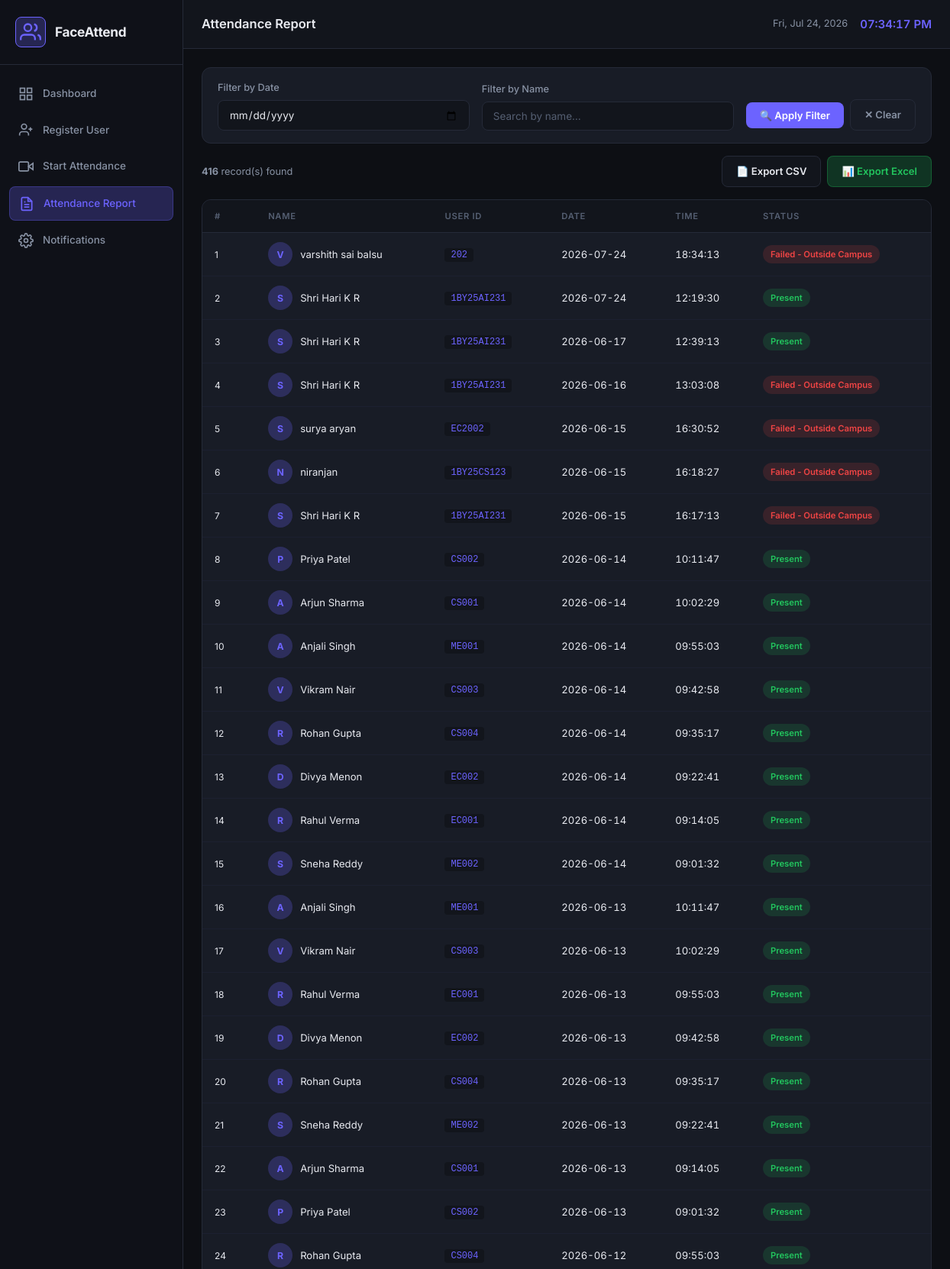
Screenshot of /report (upper part) with the database file from the repository.
### tables this page shows
CREATE TABLE attendance (
            id          INTEGER PRIMARY KEY AUTOINCREMENT,
            user_id     TEXT    NOT NULL,
            name        TEXT    NOT NULL,
            date        TEXT    NOT NULL,
            time        TEXT    NOT NULL,
            status      TEXT    DEFAULT 'Present',
            marked_at   TEXT    DEFAULT (datetime('now','localtime'))
        , lat REAL, lng REAL, verified BOOLEAN);

### app.py (the view)
@app.route("/report")
def report_page():
    filter_date = request.args.get("date", "")
    filter_name = request.args.get("name", "")
    logs = get_attendance_logs(
        filter_date=filter_date or None,
        filter_name=filter_name or None
    )
    summary = get_monthly_summary()
    return render_template("report.html", logs=logs, summary=summary,
                           filter_date=filter_date, filter_name=filter_name)

### attendance.py (called while the page is built)
def get_monthly_summary() -> list:
    records = get_attendance_logs()
    summary = {}
    for r in records:
        d = r["date"]
        summary[d] = summary.get(d, 0) + 1
    result = [{"date": k, "count": v} for k, v in sorted(summary.items(), reverse=True)]
    return result[:30]   # Last 30 days

### database.py (called while the page is built)
def get_connection():
    conn = sqlite3.connect(DB_PATH)
    conn.row_factory = sqlite3.Row   # Allows column access by name
    return conn

def get_attendance_logs(filter_date: str = None, filter_name: str = None) -> list:
    conn   = get_connection()
    query  = "SELECT * FROM attendance WHERE 1=1"
    params = []
    if filter_date:
        query  += " AND date = ?"
        params.append(filter_date)
    if filter_name:
        query  += " AND name LIKE ?"
        params.append(f"%{filter_name}%")
    query += " ORDER BY date DESC, time DESC"
    rows  = conn.execute(query, params).fetchall()
    conn.close()
    return [dict(row) for row in rows]

### templates/report.html (shortened to what this page needs)
{% extends "base.html" %}
{% block page_title %}Attendance Report{% endblock %}
{% block content %}
<div class="card filter-card">
  <form method="GET" action="{{ url_for('report_page') }}" class="filter-form" id="filter-form">
    <div class="filter-group">
      <label for="filter-date" class="form-label">Filter by Date</label>
      <input type="date" id="filter-date" name="date" class="form-input"
             value="{{ filter_date }}" />
    </div>
    <div class="filter-group">
      <label for="filter-name" class="form-label">Filter by Name</label>
      <input type="text" id="filter-name" name="name" class="form-input"
             placeholder="Search by name…" value="{{ filter_name }}" />
    </div>
    <div class="filter-actions">
      <button type="submit" class="btn btn-primary" id="btn-filter">🔍 Apply Filter</button>
      <a href="{{ url_for('report_page') }}" class="btn btn-ghost">✕ Clear</a>
    </div>
  </form>
</div>
<div class="export-bar">
  <span class="export-label">
    <strong>{{ logs|length }}</strong> record(s) found
  </span>
  <div class="export-actions">
    <a href="/api/export/csv{% if filter_date or filter_name %}?date={{ filter_date }}&name={{ filter_name }}{% endif %}"
       class="btn btn-secondary" id="btn-export-csv">
      📄 Export CSV
    </a>
    <a href="/api/export/excel{% if filter_date or filter_name %}?date={{ filter_date }}&name={{ filter_name }}{% endif %}"
       class="btn btn-success" id="btn-export-excel">
      📊 Export Excel
    </a>
  </div>
</div>
<div class="card table-card">
  {% if logs %}
  <div class="table-wrapper">
    <table class="data-table" id="attendance-table">
      <thead>
        <tr>
          <th>#</th>
          <th>Name</th>
          <th>User ID</th>
          <th>Date</th>
          <th>Time</th>
          <th>Status</th>
        </tr>
      </thead>
      <tbody>
        {% for log in logs %}
        <tr class="table-row">
          <td class="td-num">{{ loop.index }}</td>
          <td class="td-name">
            <div class="table-user">
              <div class="table-avatar">{{ log.name[0].upper() }}</div>
              <span>{{ log.name }}</span>
            </div>
          </td>
          <td class="td-id"><code>{{ log.user_id }}</code></td>
          <td class="td-date">{{ log.date }}</td>
          <td class="td-time">{{ log.time }}</td>
          <td class="td-status">
            <span class="badge badge-{{ 'green' if log.status == 'Present' else 'red' }}">
              {{ log.status }}
            </span>
          </td>
        </tr>
        {% endfor %}
      </tbody>
    </table>
  </div>
  {% endif %}
</div>
{% endblock %}

### rows the page displays
attendance: name "V", name "varshith sai balsu", user_id "202", date "2026-07-24", time "18:34:13", status "Failed - Outside Campus"
attendance: name "S", name "Shri Hari K R", user_id "1BY25AI231", date "2026-07-24", time "12:19:30", status "Present"
attendance: name "S", name "Shri Hari K R", user_id "1BY25AI231", date "2026-06-17", time "12:39:13", status "Present"
attendance: name "S", name "Shri Hari K R", user_id "1BY25AI231", date "2026-06-16", time "13:03:08", status "Failed - Outside Campus"
attendance: name "S", name "surya aryan", user_id "EC2002", date "2026-06-15", time "16:30:52", status "Failed - Outside Campus"
attendance: name "N", name "niranjan", user_id "1BY25CS123", date "2026-06-15", time "16:18:27", status "Failed - Outside Campus"
attendance: name "S", name "Shri Hari K R", user_id "1BY25AI231", date "2026-06-15", time "16:17:13", status "Failed - Outside Campus"
attendance: name "P", name "Priya Patel", user_id "CS002", date "2026-06-14", time "10:11:47", status "Present"
attendance: name "A", name "Arjun Sharma", user_id "CS001", date "2026-06-14", time "10:02:29", status "Present"
attendance: name "A", name "Anjali Singh", user_id "ME001", date "2026-06-14", time "09:55:03", status "Present"
attendance: name "V", name "Vikram Nair", user_id "CS003", date "2026-06-14", time "09:42:58", status "Present"
attendance: name "R", name "Rohan Gupta", user_id "CS004", date "2026-06-14", time "09:35:17", status "Present"
attendance: name "D", name "Divya Menon", user_id "EC002", date "2026-06-14", time "09:22:41", status "Present"
attendance: name "R", name "Rahul Verma", user_id "EC001", date "2026-06-14", time "09:14:05", status "Present"
attendance: name "S", name "Sneha Reddy", user_id "ME002", date "2026-06-14", time "09:01:32", status "Present"
attendance: name "A", name "Anjali Singh", user_id "ME001", date "2026-06-13", time "10:11:47", status "Present"
attendance: name "V", name "Vikram Nair", user_id "CS003", date "2026-06-13", time "10:02:29", status "Present"
attendance: name "R", name "Rahul Verma", user_id "EC001", date "2026-06-13", time "09:55:03", status "Present"
attendance: name "D", name "Divya Menon", user_id "EC002", date "2026-06-13", time "09:42:58", status "Present"
attendance: name "R", name "Rohan Gupta", user_id "CS004", date "2026-06-13", time "09:35:17", status "Present"
attendance: name "S", name "Sneha Reddy", user_id "ME002", date "2026-06-13", time "09:22:41", status "Present"
attendance: name "A", name "Arjun Sharma", user_id "CS001", date "2026-06-13", time "09:14:05", status "Present"
attendance: name "P", name "Priya Patel", user_id "CS002", date "2026-06-13", time "09:01:32", status "Present"
attendance: name "R", name "Rohan Gupta", user_id "CS004", date "2026-06-12", time "09:55:03", status "Present"

### other values shown
{{ logs|length }} "416"
